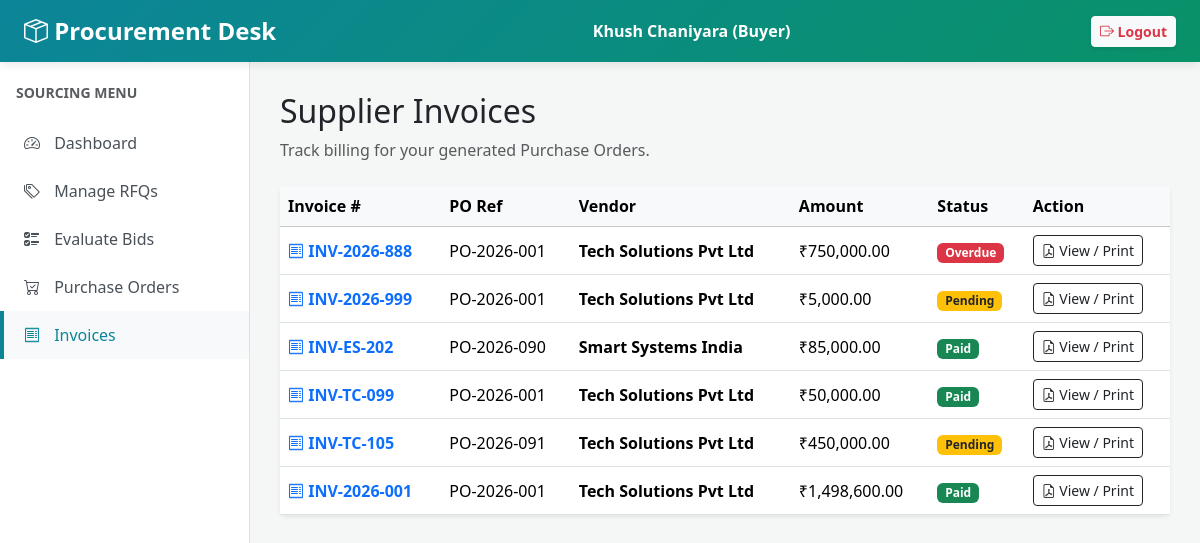
/procurement/invoices.php (signed in), run on the app's committed database.
### tables this page shows
CREATE TABLE `invoices` (
  `invoice_id` int(11) NOT NULL,
  `po_id` int(11) NOT NULL,
  `vendor_id` int(11) NOT NULL,
  `invoice_number` varchar(50) NOT NULL,
  `invoice_date` date NOT NULL,
  `subtotal` decimal(15,2) NOT NULL,
  `tax_amount` decimal(15,2) NOT NULL DEFAULT 0.00,
  `grand_total` decimal(15,2) NOT NULL,
  `payment_status` enum('Pending','Paid','Overdue') DEFAULT 'Pending',
  `due_date` date DEFAULT NULL,
  `created_at` timestamp NOT NULL DEFAULT current_timestamp()
);

CREATE TABLE `purchase_orders` (
  `po_id` int(11) NOT NULL,
  `quotation_id` int(11) NOT NULL,
  `vendor_id` int(11) NOT NULL,
  `generated_by` int(11) NOT NULL,
  `po_number` varchar(50) NOT NULL,
  `po_date` date NOT NULL,
  `total_amount` decimal(15,2) NOT NULL,
  `status` varchar(20) DEFAULT 'Sent',
  `created_at` timestamp NOT NULL DEFAULT current_timestamp()
);

CREATE TABLE `vendors` (
  `vendor_id` int(11) NOT NULL,
  `category_id` int(11) NOT NULL,
  `company_name` varchar(200) NOT NULL,
  `gst_number` varchar(20) DEFAULT NULL,
  `contact_person` varchar(150) NOT NULL,
  `email` varchar(150) NOT NULL,
  `phone` varchar(20) NOT NULL,
  `address` text DEFAULT NULL,
  `city` varchar(100) DEFAULT NULL,
  `state` varchar(100) DEFAULT NULL,
  `country` varchar(100) DEFAULT 'India',
  `vendor_status` enum('Pending','Active','Inactive','Blacklisted') DEFAULT 'Pending',
  `registration_date` date DEFAULT NULL,
  `created_at` timestamp NOT NULL DEFAULT current_timestamp()
);

### procurement/invoices.php (the view)
<?php
include 'header.php';
$query = "SELECT i.*, p.po_number, v.company_name
          FROM invoices i
          JOIN purchase_orders p ON i.po_id = p.po_id
          JOIN vendors v ON i.vendor_id = v.vendor_id
          WHERE p.generated_by = $user_id
          ORDER BY i.created_at DESC";
$invoices = mysqli_query($conn, $query);
?>
<div class="mb-4">
    <h2>Supplier Invoices</h2>
    <p class="text-muted">Track billing for your generated Purchase Orders.</p>
</div>
<div class="card shadow-sm border-0">
    <div class="table-responsive">
        <table class="table table-hover align-middle mb-0">
            <thead class="table-light">
                <tr>
                    <th>Invoice #</th>
                    <th>PO Ref</th>
                    <th>Vendor</th>
                    <th>Amount</th>
                    <th>Status</th>
                    <th>Action</th>
                </tr>
            </thead>
            <tbody>
                <?php if (mysqli_num_rows($invoices) > 0) {
                    while ($inv = mysqli_fetch_assoc($invoices)) {
                    $badge = ($inv['payment_status'] == 'Paid') ? 'bg-success' : (($inv['payment_status'] == 'Overdue') ? 'bg-danger' : 'bg-warning text-dark');
                ?>
                <tr>
                    <td class="fw-bold text-primary"><i class="bi bi-receipt"></i> <?php echo htmlspecialchars($inv['invoice_number']); ?></td>
                    <td><?php echo htmlspecialchars($inv['po_number']); ?></td>
                    <td class="fw-bold"><?php echo htmlspecialchars($inv['company_name']); ?></td>
                    <td>₹<?php echo number_format($inv['grand_total'], 2); ?></td>
                    <td><span class="badge <?php echo $badge; ?>"><?php echo htmlspecialchars($inv['payment_status']); ?></span></td>
                    <td>
                        <a href="invoice_details.php?id=<?php echo $inv['invoice_id']; ?>" target="_blank" class="btn btn-sm btn-outline-dark" title="View & Download PDF">
                            <i class="bi bi-file-earmark-pdf"></i> View / Print
                        </a>
                    </td>
                </tr>
                <?php } } else { ?>
                    <tr><td colspan="6" class="text-center py-4 text-muted">No invoices received yet.</td></tr>
                <?php } ?>
            </tbody>
        </table>
    </div>
</div>
<?php include 'footer.php'; ?>

### procurement/header.php (style rules this page uses)
body { background-color: #f4f7f6; font-family: 'Segoe UI', sans-serif; }

### data on the page
invoices: invoice_number "INV-2026-888", po.po_number "PO-2026-001", vendor.company_name "Tech Solutions Pvt Ltd", grand_total "750,000.00", payment_status "Overdue"
invoices: invoice_number "INV-2026-999", po.po_number "PO-2026-001", vendor.company_name "Tech Solutions Pvt Ltd", grand_total "5,000.00", payment_status "Pending"
invoices: invoice_number "INV-ES-202", po.po_number "PO-2026-090", vendor.company_name "Smart Systems India", grand_total "85,000.00", payment_status "Paid"
invoices: invoice_number "INV-TC-099", po.po_number "PO-2026-001", vendor.company_name "Tech Solutions Pvt Ltd", grand_total "50,000.00", payment_status "Paid"
invoices: invoice_number "INV-TC-105", po.po_number "PO-2026-091", vendor.company_name "Tech Solutions Pvt Ltd", grand_total "450,000.00", payment_status "Pending"
invoices: invoice_number "INV-2026-001", po.po_number "PO-2026-001", vendor.company_name "Tech Solutions Pvt Ltd", grand_total "1,498,600.00", payment_status "Paid"

### other printed values
$user_name "Khush Chaniyara"
